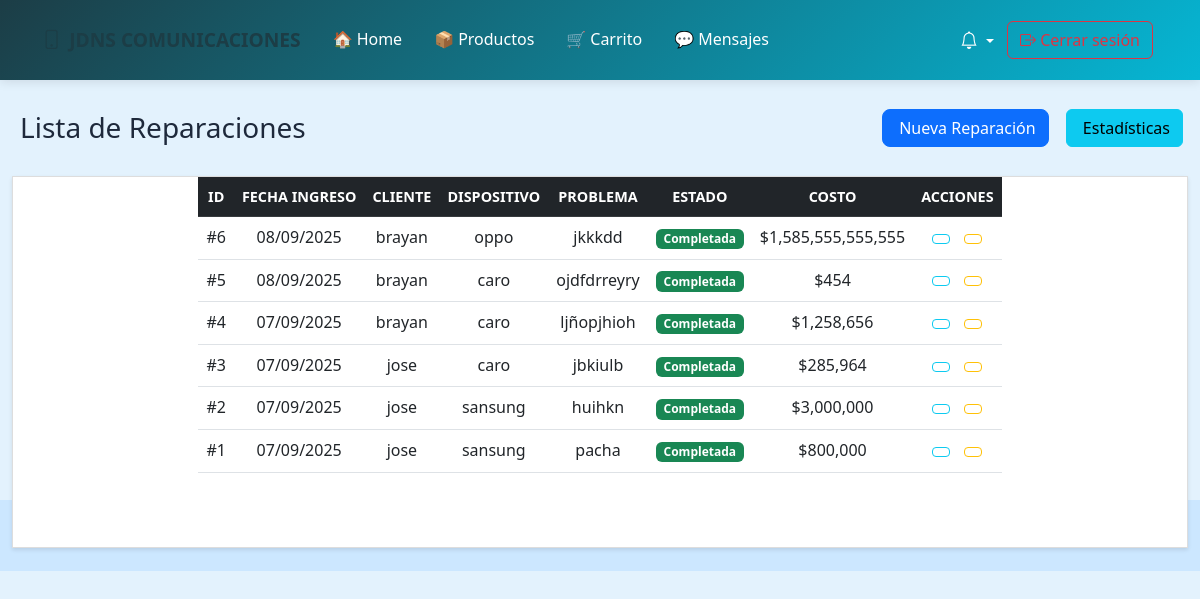
The page /reparaciones/listar (signed in) on the database as committed earlier.
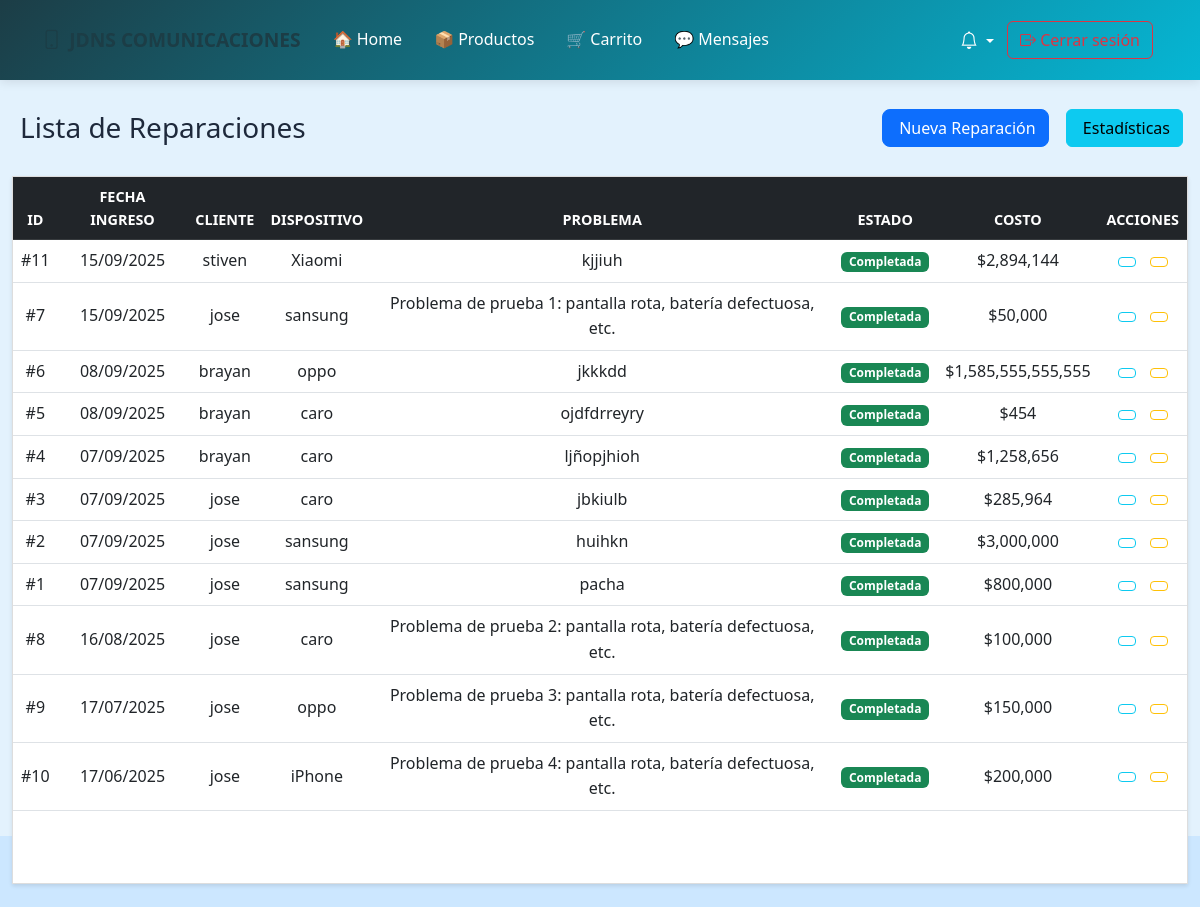
The same page on the database as committed later.
### app/models/users.py (models this page shows, shortened)
class Reparacion(db.Model):
    __tablename__ = 'reparacion'
    idreparacion = db.Column(db.Integer, primary_key=True)
    fecha_ingreso = db.Column(db.DateTime)
    estado = db.Column(db.String(200))
    problema_reparacion = db.Column(db.Text(500))
    costo = db.Column(db.Integer)
    fecha_entrega = db.Column(db.DateTime)
    telefono_idtelefono = db.Column(db.Integer)
    usuario_idusuario = db.Column(db.Integer, db.ForeignKey('usuario.idusuario'))
    dispositivo_iddispositivo = db.Column(db.Integer, db.ForeignKey('dispositivo.iddispositivo'))
    usuario = db.relationship('Users', backref='reparaciones')
    dispositivo = db.relationship('Dispositivo', backref='reparaciones')

class Users(db.Model, UserMixin):
    __tablename__ = 'usuario'
    idusuario = db.Column(db.Integer, primary_key=True)
    nombre = db.Column(db.String(100))
    telefono = db.Column(db.String(45))
    correo = db.Column(db.String(100), unique=True)
    direccion = db.Column(db.String(100))
    password = db.Column(db.String(255))
    rol = db.Column(db.Enum('cliente', 'tecnico', 'admin'))
    @property
    def is_authenticated(self):
        return True

class Dispositivo(db.Model):
    __tablename__ = 'dispositivo'
    iddispositivo = db.Column(db.Integer, primary_key=True)
    marca = db.Column(db.String(45))
    color = db.Column(db.String(45))
    imei = db.Column(db.String(45))
    usuario_idusuario = db.Column(db.Integer, db.ForeignKey('usuario.idusuario'))

### app/routes/reparaciones.py (the view)
@bp.route('/reparaciones/listar')
@login_required
def listar_reparaciones():
    if current_user.rol == 'admin':
        reparaciones = Reparacion.query.order_by(Reparacion.fecha_ingreso.desc()).all()
    else:
        reparaciones = Reparacion.query.filter_by(
            usuario_idusuario=current_user.idusuario
        ).order_by(Reparacion.fecha_ingreso.desc()).all()
    return render_template('listar_reparaciones.html', reparaciones=reparaciones)

### app/templates/listar_reparaciones.html (shortened to what this page needs)
{% extends "plantilla.html" %}
{% block content %}
<div class="container-fluid py-4">
  <div class="row">
    <div class="col-12">
      <div class="d-flex justify-content-between align-items-center mb-4">
        <h2 class="h3 mb-0">
          Lista de Reparaciones
        </h2>
        <div>
          {% if current_user.rol in ['admin', 'tecnico'] %}
            <a href="{{ url_for('reparacion.nueva_reparacion') }}" class="btn btn-primary">
               Nueva Reparación
            </a>
          {% endif %}
          {% if current_user.rol == 'admin' %}
            <a href="{{ url_for('reparacion.estadisticas_reparaciones') }}" class="btn btn-info ms-2">
               Estadísticas
            </a>
          {% endif %}
        </div>
      </div>
      {% if reparaciones %}
        <div class="card">
          <div class="card-body p-0">
            <div class="table-responsive">
              <table class="table table-hover mb-0">
                <thead class="table-dark">
                  <tr>
                    <th>ID</th>
                    <th>Fecha Ingreso</th>
                    <th>Cliente</th>
                    <th>Dispositivo</th>
                    <th>Problema</th>
                    <th>Estado</th>
                    <th>Costo</th>
                    <th>Acciones</th>
                  </tr>
                </thead>
                <tbody>
                  {% for reparacion in reparaciones %}
                    <tr>
                      <td>#{{ reparacion.idreparacion }}</td>
                      <td>{{ reparacion.fecha_ingreso.strftime('%d/%m/%Y') }}</td>
                      <td>
                        {% if reparacion.usuario %}
                          {{ reparacion.usuario.nombre }}
                        {% else %}
                          —
                        {% endif %}
                      </td>
                      <td>
                        {% if reparacion.dispositivo %}
                          {{ reparacion.dispositivo.marca }}
                        {% else %}
                          —
                        {% endif %}
                      </td>
                      <td>{{ reparacion.problema_reparacion }}</td>
                      <td>
                        {% if reparacion.estado == 'completada' %}
                          <span class="badge bg-success">Completada</span>
                        {% elif reparacion.estado == 'en_proceso' %}
                          <span class="badge bg-warning">En Proceso</span>
                        {% elif reparacion.estado == 'pendiente' %}
                          <span class="badge bg-secondary">Pendiente</span>
                        {% elif reparacion.estado == 'cancelada' %}
                          <span class="badge bg-danger">Cancelada</span>
                        {% else %}
                          <span class="badge bg-light text-dark">{{ reparacion.estado|capitalize }}</span>
                        {% endif %}
                      </td>
                      <td>
                        {% if reparacion.costo %}
                          ${{ "{:,.0f}".format(reparacion.costo) }}
                        {% else %}
                          —
                        {% endif %}
                      </td>
                      <td>
                        <a href="{{ url_for('reparacion.ver_reparacion', reparacion_id=reparacion.idreparacion) }}" class="btn btn-sm btn-outline-info">
                        </a>
                        {% if current_user.rol in ['admin', 'tecnico'] %}
                          <a href="{{ url_for('reparacion.editar_reparacion', reparacion_id=reparacion.idreparacion) }}" class="btn btn-sm btn-outline-warning">
                          </a>
                        {% endif %}
                      </td>
                    </tr>
                  {% endfor %}
                </tbody>
              </table>
            </div>
          </div>
        </div>
      {% endif %}
    </div>
  </div>
</div>
{% endblock %}

### app/templates/plantilla.html (shortened to what this page needs)
<!DOCTYPE html>
<html lang="es">
<head>
    <link href="https://cdn.jsdelivr.net/npm/bootstrap@5.3.0/dist/css/bootstrap.min.css" rel="stylesheet">
    <link rel="stylesheet" href="https://cdn.jsdelivr.net/npm/bootstrap-icons@1.10.5/font/bootstrap-icons.css">
    <link rel="stylesheet" href="{{ url_for('static', filename='style.css') }}">
</head>
<body>
   <nav class="navbar navbar-expand-lg navbar-dark bg-dark fixed-top">
    <div class="container">
        <a class="navbar-brand text-primary-custom" href="{{ url_for('auth.dashboard') }}">
            <i class="bi bi-phone me-2"></i>JDNS COMUNICACIONES
        </a>
        <div class="collapse navbar-collapse" id="navbarSupportedContent">
            <ul class="navbar-nav me-auto mb-2 mb-lg-0">
                <li class="nav-item">
                    <a class="nav-link" href="{{ url_for('auth.dashboard') }}"><span class="me-1">🏠</span>Home</a>
                </li>
                <li class="nav-item">
                    <a class="nav-link" href="{{ url_for('producto.listar_productos') }}"><span class="me-1">📦</span>Productos</a>
                </li>
                <li class="nav-item">
                    <a class="nav-link" href="{{ url_for('carrito.ver_carrito') }}"><span class="me-1">🛒</span>Carrito</a>
                </li>
                {% if current_user.is_authenticated %}
                <li class="nav-item">
                    <a class="nav-link" href="{{ url_for('mensaje_soporte.mensajes_soporte') }}">
                        <span class="me-1">💬</span>Mensajes
                    </a>
                </li>
                {% endif %}
            </ul>
                <div class="nav-item dropdown me-2">
                    <a class="nav-link dropdown-toggle position-relative text-white" href="#" id="clientNotiDropdown" role="button" data-bs-toggle="dropdown" aria-expanded="false">
                        <i class="bi bi-bell" style="font-size:1.1rem"></i>
                    </a>
                </div>
                <a href="{{ url_for('auth.logout') }}" class="btn btn-outline-danger">
                    <i class="bi bi-box-arrow-right"></i> Cerrar sesión
                </a>
        </div>
    </div>
</nav>
    {% block content %}{% endblock %}
    <footer class="text-center py-4 mt-auto">
        <div class="container">
            <span class="text-muted">© 2025 Mi Empresa. Todos los derechos reservados.</span>
        </div>
    </footer>
</body>
</html>

### app/static/style.css (style rules this page uses)
.card { display: flex; flex-direction: column; justify-content: center; align-items: center; height: 100%; border: 1px solid #ddd; border-radius: 8px; box-shadow: 0 2px 4px rgba(0, 0, 0, 0.1); transition: transform 0.2s; border-radius: 10px; backdrop-filter: blur(10px); color: #000; }
:root { --primary-color: #1c3d46; --secondary-color: #f97316; --accent-color: #06b6d4; --dark-bg: #1e293b; --light-bg: #f8fafc; --text-dark: #1e293b; --text-light: #64748b; --white: #ffffff; --gray-100: #f1f5f9; --gray-200: #e2e8f0; --gray-300: #cbd5e1; --gray-800: #1e293b; --gray-900: #0f172a; }
* { margin: 0; padding: 0; box-sizing: border-box; }
body { font-family: "Segoe UI", Tahoma, Geneva, Verdana, sans-serif; line-height: 1.6; color: var(--text-dark); background-color: var(--white); }
.navbar { background: linear-gradient(135deg, var(--primary-color), var(--accent-color)); box-shadow: 0 2px 10px rgba(0, 0, 0, 0.1); padding: 1rem 0; }
.navbar-brand { font-size: 1.8rem; font-weight: 700; color: var(--white) !important; text-decoration: none; }
.navbar-nav .nav-link { color: var(--white) !important; font-weight: 500; margin: 0 0.5rem; transition: color 0.3s ease; }
body { padding-top: 70px; background-color: #f8f9fa; font-family: 'Segoe UI', Tahoma, Geneva, Verdana, sans-serif; }
.navbar-brand { font-weight: 600; font-size: 1.2rem; }
.text-primary-custom { color: #0d6efd !important; }
.btn-primary, .btn-success, .btn-danger { border-radius: 8px; font-weight: 500; transition: 0.3s; }
.card { border-radius: 12px; transition: transform 0.2s ease-in-out; }
.table th { font-size: 0.9rem; text-transform: uppercase; }
.table td { vertical-align: middle; }
footer { background-color: #212529; color: #adb5bd; font-size: 0.9rem; }
.text-primary-custom { color: var(--primary-color) !important; }

### app/templates/plantilla.html (style rules this page uses)
body { padding-top: 80px; background-color: #e3f2fd; }
footer { background-color: #cce7ff; }
.card { border-radius: 0; min-height: 300px; display: flex; flex-direction: column; }
.card-body { height: 40%; padding-top: 15px; text-align: center; overflow: auto; }
.btn { margin: 5px; }

Rows that differ between the two databases and show on the page:
added Reparacion: idreparacion "11", fecha_ingreso "15/09/2025", usuario.nombre "stiven", dispositivo.marca "Xiaomi", problema_reparacion "kjjiuh", estado "Completada", costo "2,894,144"
added Reparacion: idreparacion "7", fecha_ingreso "15/09/2025", usuario.nombre "jose", dispositivo.marca "sansung", problema_reparacion "Problema de prueba 1: pantalla rota, batería defectuosa, etc.", estado "Completada", costo "50,000"
added Reparacion: idreparacion "8", fecha_ingreso "16/08/2025", usuario.nombre "jose", dispositivo.marca "caro", problema_reparacion "Problema de prueba 2: pantalla rota, batería defectuosa, etc.", estado "Completada", costo "100,000"
added Reparacion: idreparacion "9", fecha_ingreso "17/07/2025", usuario.nombre "jose", dispositivo.marca "oppo", problema_reparacion "Problema de prueba 3: pantalla rota, batería defectuosa, etc.", estado "Completada", costo "150,000"
added Reparacion: idreparacion "10", fecha_ingreso "17/06/2025", usuario.nombre "jose", dispositivo.marca "iPhone", problema_reparacion "Problema de prueba 4: pantalla rota, batería defectuosa, etc.", estado "Completada", costo "200,000"
